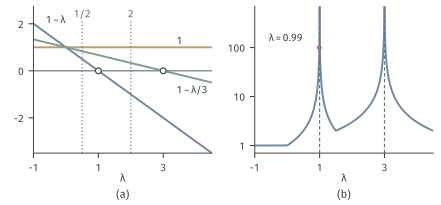

Python code for this plot:
from pathlib import Path
import sys
ROOT = next(p for p in Path(__file__).resolve().parents if (p/"build.sh").is_file() and (p/"tex/book.tex").is_file())
sys.path.insert(0, str(ROOT/"figures/00-shared/mathematical-preliminaries-upper/00-shared/comprehension-figures"))
from support import figure, save, BLUE, GREEN, YELLOW, RED, PURPLE, INK, MUTED, GRID, BLUE_FILL, GREEN_FILL, YELLOW_FILL, RED_FILL, PURPLE_FILL
import numpy as np

def panel_labels(fig, axes, y=.02):
    for ax, s in zip(axes, "(a) (b) (c)".split()):
        q = ax.get_position(); fig.text((q.x0+q.x1)/2, y, s, ha="center", va="bottom")

# Multipliers 1-lambda, 1-lambda/3, 1 and resolvent norm max{1/|1-l|,1/|1-l/3|,1}.
fig, axes = figure(width_mm=112, height_mm=52, ncols=2)
fig.set_layout_engine(None)
fig.subplots_adjust(left=.075, right=.985, top=.97, bottom=.25, wspace=.24)
L = np.linspace(-1, 4.5, 8001)
ax = axes[0]
ax.axhline(0, color=MUTED, lw=.85)
ax.plot(L, np.ones_like(L), color=YELLOW, lw=1.4)
ax.plot(L, 1-L, color=BLUE, lw=1.4)
ax.plot(L, 1-L/3, color=GREEN, lw=1.4)
for l0 in (1, 3):
    ax.plot([l0], [0], 'o', ms=4.2, mfc='white', mec=INK, mew=.85)
for l0 in (.5, 2):
    ax.plot([l0, l0], [-3.5, 2.2], color=MUTED, lw=.85, ls=(0, (1, 2)))
ax.text(3.5, 1.14, '1', ha='center', fontsize=7.5)
ax.text(-.62, 1.92, '$1-\\lambda$', ha='left', va='bottom', fontsize=7.5, color=INK)
ax.text(3.9, -.62, '$1-\\lambda/3$', ha='center', va='top', fontsize=7.5, color=INK)
ax.text(.5, 2.28, '1/2', ha='center', fontsize=7.5, color=MUTED); ax.text(2, 2.28, '2', ha='center', fontsize=7.5, color=MUTED)
ax.set_xlim(-1, 4.5); ax.set_ylim(-3.5, 2.75); ax.set_xticks([-1, 1, 3]); ax.set_yticks([-2, 0, 2]); ax.set_xlabel('$\\lambda$', labelpad=0)
ax = axes[1]
R = np.maximum.reduce([1/np.abs(1-L+1e-12), 1/np.abs(1-L/3+1e-12), np.ones_like(L)])
for lo, hi in ((-1, .9999), (1.0001, 2.9999), (3.0001, 4.5)):
    m = (L >= lo) & (L <= hi)
    ax.semilogy(L[m], R[m], color=BLUE, lw=1.4)
for l0 in (1, 3):
    ax.axvline(l0, color=MUTED, lw=.85, ls=(0, (3, 2)))
ax.plot([.99], [100], 'o', ms=3.6, color=RED, mew=0)
ax.text(.5, 120, '$\\lambda=0.99$', ha='right', va='bottom', fontsize=7.5)
ax.set_xlim(-1, 4.5); ax.set_ylim(.7, 700); ax.set_xticks([-1, 1, 3]); ax.set_yticks([1, 10, 100]); ax.set_yticklabels(['1', '10', '100']); ax.minorticks_off(); ax.set_xlabel('$\\lambda$', labelpad=0)
panel_labels(fig, axes)
save(fig, Path(__file__).resolve().parent, 'figure', {'formula': 'multipliers 1-lambda mu for mu=1,1/3,0; norm=max 1/|1-lambda mu|'})
